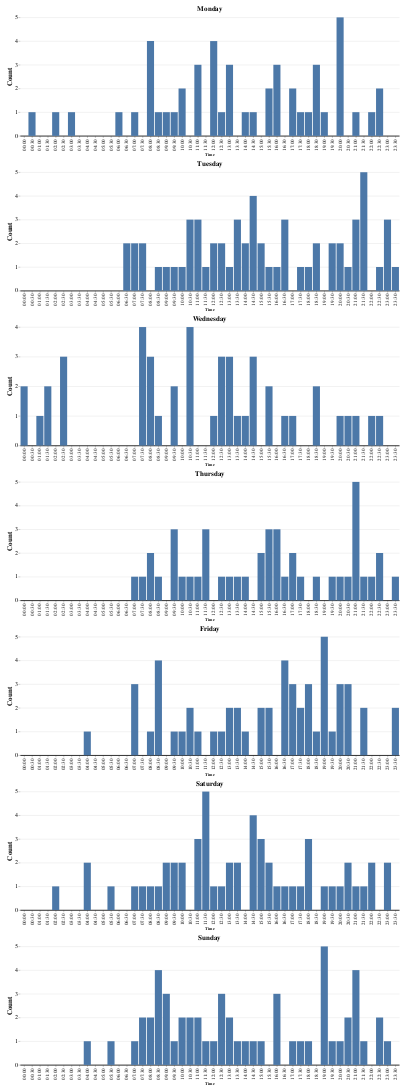

Notebook code cell kept with this figure:
### Code cell
# Group by day
login_datetime_grouped = login_datetime_rounded_df.groupby("DayName")

# Create the charts for each day
charts = {}
for name, group in login_datetime_grouped:
    time_range = pd.date_range(start="00:00", end="23:59", freq="30min").strftime("%H:%M")
    time_df = pd.DataFrame({"Time": time_range})
    group["Time"] = group["Date"].dt.strftime("%H:%M")
    # Concat the time_df and group_time
    group = pd.concat([time_df, group], axis=0).reset_index().drop(columns="index")
    # Count the number of each time
    group = group.value_counts(subset=["Time"]).reset_index()
    # Offset counts by 1
    group["count"] = group["count"] - 1

    # Create the chart
    chart = alt.Chart(group).mark_bar().encode(
        x=alt.X("Time:O", title="Time", axis=alt.Axis(tickCount=48)),
        y=alt.Y("count:Q", title="Count", axis=alt.Axis(tickCount=group["count"].max())),
        tooltip=["count:Q"],
    ).properties(
        title=name
    )
    charts[name] = chart

# Sort the charts by day in week order
charts_list = [charts["Monday"], charts["Tuesday"], charts["Wednesday"], charts["Thursday"], charts["Friday"], charts["Saturday"], charts["Sunday"]]
# Combine the charts
chart = alt.vconcat(*charts_list, spacing=10)

chart = chart.configure(
    padding={"left": 15, "right": 15, "top": 15, "bottom": 15},
    title={"fontSize": 18},
).configure_view(
    stroke=None,
).configure_axisX(
    labelFontSize=13,
    grid=False,  # Remove the grid
    domainWidth=2,  # Set the width of the axis line
    domainColor="#000"  # Set the color of the axis line
).configure_axisY(
    labelFontSize=14,
    titleFontSize=18,
    domain=False,  # Remove the axis line
)

# Save the charts
for name, ch in charts.items():
    ch.save(f"figures/login_times/altair_{name}.html")
    ch.save(f"figures/login_times/altair_{name}.png")
chart.save("figures/login_times/altair_login_times.html")

chart

### Figure 1 — Vega-Lite specification as saved in the notebook (floating-point values rounded to 4 significant figures)
{"config": {"view": {"continuousWidth": 300, "continuousHeight": 300, "stroke": null}, "axisX": {"domainColor": "#000", "domainWidth": 2, "grid": false, "labelFontSize": 13}, "axisY": {"domain": false, "labelFontSize": 14, "titleFontSize": 18}, "padding": {"left": 15, "right": 15, "top": 15, "bottom": 15}, "title": {"fontSize": 18}}, "vconcat": [{"data": {"name": "data-2235c9b7270b4c7fd0dd411ed5408268"}, "mark": {"type": "bar"}, "encoding": {"tooltip": [{"field": "count", "type": "quantitative"}], "x": {"axis": {"tickCount": 48}, "field": "Time", "title": "Time", "type": "ordinal"}, "y": {"axis": {"tickCount": 5.0}, "field": "count", "title": "Count", "type": "quantitative"}}, "title": "Monday"}, {"data": {"name": "data-600a82188aabc0352edb386394585131"}, "mark": {"type": "bar"}, "encoding": {"tooltip": [{"field": "count", "type": "quantitative"}], "x": {"axis": {"tickCount": 48}, "field": "Time", "title": "Time", "type": "ordinal"}, "y": {"axis": {"tickCount": 5.0}, "field": "count", "title": "Count", "type": "quantitative"}}, "title": "Tuesday"}, {"data": {"name": "data-b256bf777ac37296067fe5f8e6731fad"}, "mark": {"type": "bar"}, "encoding": {"tooltip": [{"field": "count", "type": "quantitative"}], "x": {"axis": {"tickCount": 48}, "field": "Time", "title": "Time", "type": "ordinal"}, "y": {"axis": {"tickCount": 4.0}, "field": "count", "title": "Count", "type": "quantitative"}}, "title": "Wednesday"}, {"data": {"name": "data-7848a261bf204ecd7f36a331c8ca2b3d"}, "mark": {"type": "bar"}, "encoding": {"tooltip": [{"field": "count", "type": "quantitative"}], "x": {"axis": {"tickCount": 48}, "field": "Time", "title": "Time", "type": "ordinal"}, "y": {"axis": {"tickCount": 5.0}, "field": "count", "title": "Count", "type": "quantitative"}}, "title": "Thursday"}, {"data": {"name": "data-ccea3d412b1b6fa9dcda685991a14e47"}, "mark": {"type": "bar"}, "encoding": {"tooltip": [{"field": "count", "type": "quantitative"}], "x": {"axis": {"tickCount": 48}, "field": "Time", "title": "Time", "type": "ordinal"}, "y": {"axis": {"tickCount": 5.0}, "field": "count", "title": "Count", "type": "quantitative"}}, "title": "Friday"}, {"data": {"name": "data-ce5cb271a24d66c2c11a5a6128104b8d"}, "mark": {"type": "bar"}, "encoding": {"tooltip": [{"field": "count", "type": "quantitative"}], "x": {"axis": {"tickCount": 48}, "field": "Time", "title": "Time", "type": "ordinal"}, "y": {"axis": {"tickCount": 5.0}, "field": "count", "title": "Count", "type": "quantitative"}}, "title": "Saturday"}, {"data": {"name": "data-6f79a511e7a1d4ea8c47b162c3ec424a"}, "mark": {"type": "bar"}, "encoding": {"tooltip": [{"field": "count", "type": "quantitative"}], "x": {"axis": {"tickCount": 48}, "field": "Time", "title": "Time", "type": "ordinal"}, "y": {"axis": {"tickCount": 5.0}, "field": "count", "title": "Count", "type": "quantitative"}}, "title": "Sunday"}], "spacing": 10, "$schema": "https://vega.github.io/schema/vega-lite/v5.15.1.json", "datasets": {"data-2235c9b7270b4c7fd0dd411ed5408268": [{"Time": "20:00", "count": 5}, {"Time": "12:00", "count": 4}, {"Time": "08:00", "count": 4}, {"Time": "18:30", "count": 3}, {"Time": "13:00", "count": 3}, {"Time": "11:00", "count": 3}, {"Time": "16:00", "count": 3}, {"Time": "22:30", "count": 2}, {"Time": "17:00", "count": 2}, {"Time": "10:00", "count": 2}, {"Time": "15:30", "count": 2}, {"Time": "18:00", "count": 1}, {"Time": "06:00", "count": 1}, {"Time": "14:30", "count": 1}, {"Time": "14:00", "count": 1}, {"Time": "22:00", "count": 1}, {"Time": "03:00", "count": 1}, {"Time": "12:30", "count": 1}, {"Time": "00:30", "count": 1}, {"Time": "17:30", "count": 1}, {"Time": "08:30", "count": 1}, {"Time": "21:00", "count": 1}, {"Time": "09:30", "count": 1}, {"Time": "09:00", "count": 1}, {"Time": "02:00", "count": 1}, {"Time": "07:00", "count": 1}, {"Time": "19:00", "count": 1}, {"Time": "21:30", "count": 0}, {"Time": "20:30", "count": 0}, {"Time": "23:00", "count": 0}, {"Time": "16:30", "count": 0}, {"Time": "19:30", "count": 0}, {"Time": "00:00", "count": 0}, {"Time": "15:00", "count": 0}, {"Time": "13:30", "count": 0}, {"Time": "11:30", "count": 0}, {"Time": "10:30", "count": 0}, {"Time": "07:30", "count": 0}, {"Time": "06:30", "count": 0}, {"Time": "05:30", "count": 0}, {"Time": "05:00", "count": 0}, {"Time": "04:30", "count": 0}, {"Time": "04:00", "count": 0}, {"Time": "03:30", "count": 0}, {"Time": "02:30", "count": 0}, {"Time": "01:30", "count": 0}, {"Time": "01:00", "count": 0}, {"Time": "23:30", "count": 0}], "data-600a82188aabc0352edb386394585131": [{"Time": "21:30", "count": 5}, {"Time": "14:30", "count": 4}, {"Time": "16:30", "count": 3}, {"Time": "23:00", "count": 3}, {"Time": "13:30", "count": 3}, {"Time": "21:00", "count": 3}, {"Time": "11:00", "count": 3}, {"Time": "10:30", "count": 3}, {"Time": "06:30", "count": 2}, {"Time": "14:00", "count": 2}, {"Time": "15:00", "count": 2}, {"Time": "07:30", "count": 2}, {"Time": "07:00", "count": 2}, {"Time": "12:00", "count": 2}, {"Time": "12:30", "count": 2}, {"Time": "18:30", "count": 2}, {"Time": "19:30", "count": 2}, {"Time": "20:00", "count": 2}, {"Time": "17:30", "count": 1}, {"Time": "16:00", "count": 1}, {"Time": "15:30", "count": 1}, {"Time": "18:00", "count": 1}, {"Time": "20:30", "count": 1}, {"Time": "22:30", "count": 1}, {"Time": "13:00", "count": 1}, {"Time": "23:30", "count": 1}, {"Time": "10:00", "count": 1}, {"Time": "09:30", "count": 1}, {"Time": "09:00", "count": 1}, {"Time": "08:30", "count": 1}, {"Time": "11:30", "count": 1}, {"Time": "00:30", "count": 0}, {"Time": "03:30", "count": 0}, {"Time": "01:00", "count": 0}, {"Time": "01:30", "count": 0}, {"Time": "22:00", "count": 0}, {"Time": "02:00", "count": 0}, {"Time": "02:30", "count": 0}, {"Time": "03:00", "count": 0}, {"Time": "04:30", "count": 0}, {"Time": "04:00", "count": 0}, {"Time": "19:00", "count": 0}, {"Time": "05:00", "count": 0}, {"Time": "05:30", "count": 0}, {"Time": "17:00", "count": 0}, {"Time": "06:00", "count": 0}, {"Time": "08:00", "count": 0}, {"Time": "00:00", "count": 0}], "data-b256bf777ac37296067fe5f8e6731fad": [{"Time": "10:30", "count": 4}, {"Time": "07:30", "count": 4}, {"Time": "12:30", "count": 3}, {"Time": "13:00", "count": 3}, {"Time": "08:00", "count": 3}, {"Time": "02:30", "count": 3}, {"Time": "14:30", "count": 3}, {"Time": "09:30", "count": 2}, {"Time": "15:30", "count": 2}, {"Time": "00:00", "count": 2}, {"Time": "18:30", "count": 2}, {"Time": "01:30", "count": 2}, {"Time": "16:30", "count": 1}, {"Time": "20:00", "count": 1}, {"Time": "20:30", "count": 1}, {"Time": "14:00", "count": 1}, {"Time": "21:00", "count": 1}, {"Time": "22:00", "count": 1}, {"Time": "13:30", "count": 1}, {"Time": "22:30", "count": 1}, {"Time": "17:00", "count": 1}, {"Time": "12:00", "count": 1}, {"Time": "01:00", "count": 1}, {"Time": "08:30", "count": 1}, {"Time": "11:00", "count": 0}, {"Time": "18:00", "count": 0}, {"Time": "23:00", "count": 0}, {"Time": "02:00", "count": 0}, {"Time": "21:30", "count": 0}, {"Time": "03:00", "count": 0}, {"Time": "03:30", "count": 0}, {"Time": "04:00", "count": 0}, {"Time": "19:30", "count": 0}, {"Time": "19:00", "count": 0}, {"Time": "04:30", "count": 0}, {"Time": "17:30", "count": 0}, {"Time": "11:30", "count": 0}, {"Time": "05:00", "count": 0}, {"Time": "05:30", "count": 0}, {"Time": "16:00", "count": 0}, {"Time": "06:00", "count": 0}, {"Time": "15:00", "count": 0}, {"Time": "06:30", "count": 0}, {"Time": "07:00", "count": 0}, {"Time": "09:00", "count": 0}, {"Time": "10:00", "count": 0}, {"Time": "00:30", "count": 0}, {"Time": "23:30", "count": 0}], "data-7848a261bf204ecd7f36a331c8ca2b3d": [{"Time": "21:00", "count": 5}, {"Time": "16:00", "count": 3}, {"Time": "15:30", "count": 3}, {"Time": "09:30", "count": 3}, {"Time": "11:30", "count": 3}, {"Time": "15:00", "count": 2}, {"Time": "17:00", "count": 2}, {"Time": "08:00", "count": 2}, {"Time": "22:30", "count": 2}, {"Time": "13:00", "count": 1}, {"Time": "16:30", "count": 1}, {"Time": "13:30", "count": 1}, {"Time": "11:00", "count": 1}, {"Time": "10:30", "count": 1}, {"Time": "10:00", "count": 1}, {"Time": "14:00", "count": 1}, {"Time": "12:30", "count": 1}, {"Time": "23:30", "count": 1}, {"Time": "08:30", "count": 1}, {"Time": "07:00", "count": 1}, {"Time": "17:30", "count": 1}, {"Time": "18:30", "count": 1}, {"Time": "19:30", "count": 1}, {"Time": "20:00", "count": 1}, {"Time": "20:30", "count": 1}, {"Time": "21:30", "count": 1}, {"Time": "22:00", "count": 1}, {"Time": "07:30", "count": 1}, {"Time": "18:00", "count": 0}, {"Time": "19:00", "count": 0}, {"Time": "23:00", "count": 0}, {"Time": "00:00", "count": 0}, {"Time": "14:30", "count": 0}, {"Time": "00:30", "count": 0}, {"Time": "09:00", "count": 0}, {"Time": "06:30", "count": 0}, {"Time": "06:00", "count": 0}, {"Time": "05:30", "count": 0}, {"Time": "05:00", "count": 0}, {"Time": "04:30", "count": 0}, {"Time": "04:00", "count": 0}, {"Time": "03:30", "count": 0}, {"Time": "03:00", "count": 0}, {"Time": "02:30", "count": 0}, {"Time": "02:00", "count": 0}, {"Time": "01:30", "count": 0}, {"Time": "01:00", "count": 0}, {"Time": "12:00", "count": 0}], "data-ccea3d412b1b6fa9dcda685991a14e47": [{"Time": "19:00", "count": 5}, {"Time": "08:30", "count": 4}, {"Time": "16:30", "count": 4}, {"Time": "17:00", "count": 3}, {"Time": "20:30", "count": 3}, {"Time": "20:00", "count": 3}, {"Time": "18:00", "count": 3}, {"Time": "07:00", "count": 3}, {"Time": "15:30", "count": 2}, {"Time": "13:00", "count": 2}, {"Time": "13:30", "count": 2}, {"Time": "15:00", "count": 2}, {"Time": "23:30", "count": 2}, {"Time": "10:30", "count": 2}, {"Time": "17:30", "count": 2}, {"Time": "21:30", "count": 2}, {"Time": "14:00", "count": 1}, {"Time": "18:30", "count": 1}, {"Time": "19:30", "count": 1}, {"Time": "12:30", "count": 1}, {"Time": "11:00", "count": 1}, {"Time": "12:00", "count": 1}, {"Time": "10:00", "count": 1}, {"Time": "04:00", "count": 1}, {"Time": "09:30", "count": 1}, {"Time": "08:00", "count": 1}, {"Time": "23:00", "count": 0}, {"Time": "22:30", "count": 0}, {"Time": "22:00", "count": 0}, {"Time": "01:00", "count": 0}, {"Time": "21:00", "count": 0}, {"Time": "01:30", "count": 0}, {"Time": "02:00", "count": 0}, {"Time": "02:30", "count": 0}, {"Time": "03:00", "count": 0}, {"Time": "03:30", "count": 0}, {"Time": "04:30", "count": 0}, {"Time": "11:30", "count": 0}, {"Time": "05:00", "count": 0}, {"Time": "05:30", "count": 0}, {"Time": "16:00", "count": 0}, {"Time": "06:00", "count": 0}, {"Time": "06:30", "count": 0}, {"Time": "14:30", "count": 0}, {"Time": "07:30", "count": 0}, {"Time": "09:00", "count": 0}, {"Time": "00:30", "count": 0}, {"Time": "00:00", "count": 0}], "data-ce5cb271a24d66c2c11a5a6128104b8d": [{"Time": "11:30", "count": 5}, {"Time": "14:30", "count": 4}, {"Time": "11:00", "count": 3}, {"Time": "18:00", "count": 3}, {"Time": "15:00", "count": 3}, {"Time": "20:30", "count": 2}, {"Time": "13:30", "count": 2}, {"Time": "10:00", "count": 2}, {"Time": "13:00", "count": 2}, {"Time": "09:00", "count": 2}, {"Time": "09:30", "count": 2}, {"Time": "04:00", "count": 2}, {"Time": "22:00", "count": 2}, {"Time": "15:30", "count": 2}, {"Time": "23:00", "count": 2}, {"Time": "17:30", "count": 1}, {"Time": "12:30", "count": 1}, {"Time": "16:00", "count": 1}, {"Time": "12:00", "count": 1}, {"Time": "08:30", "count": 1}, {"Time": "17:00", "count": 1}, {"Time": "08:00", "count": 1}, {"Time": "07:30", "count": 1}, {"Time": "07:00", "count": 1}, {"Time": "19:00", "count": 1}, {"Time": "19:30", "count": 1}, {"Time": "05:30", "count": 1}, {"Time": "20:00", "count": 1}, {"Time": "21:00", "count": 1}, {"Time": "21:30", "count": 1}, {"Time": "02:00", "count": 1}, {"Time": "16:30", "count": 1}, {"Time": "18:30", "count": 0}, {"Time": "22:30", "count": 0}, {"Time": "00:00", "count": 0}, {"Time": "14:00", "count": 0}, {"Time": "00:30", "count": 0}, {"Time": "10:30", "count": 0}, {"Time": "06:30", "count": 0}, {"Time": "06:00", "count": 0}, {"Time": "05:00", "count": 0}, {"Time": "04:30", "count": 0}, {"Time": "03:30", "count": 0}, {"Time": "03:00", "count": 0}, {"Time": "02:30", "count": 0}, {"Time": "01:30", "count": 0}, {"Time": "01:00", "count": 0}, {"Time": "23:30", "count": 0}], "data-6f79a511e7a1d4ea8c47b162c3ec424a": [{"Time": "19:00", "count": 5}, {"Time": "21:00", "count": 4}, {"Time": "08:30", "count": 4}, {"Time": "16:00", "count": 3}, {"Time": "12:30", "count": 3}, {"Time": "09:00", "count": 3}, {"Time": "13:00", "count": 2}, {"Time": "11:00", "count": 2}, {"Time": "10:30", "count": 2}, {"Time": "10:00", "count": 2}, {"Time": "07:30", "count": 2}, {"Time": "08:00", "count": 2}, {"Time": "20:30", "count": 2}, {"Time": "22:30", "count": 2}, {"Time": "05:30", "count": 1}, {"Time": "11:30", "count": 1}, {"Time": "17:30", "count": 1}, {"Time": "15:00", "count": 1}, {"Time": "14:30", "count": 1}, {"Time": "14:00", "count": 1}, {"Time": "13:30", "count": 1}, {"Time": "23:00", "count": 1}, {"Time": "18:00", "count": 1}, {"Time": "12:00", "count": 1}, {"Time": "21:30", "count": 1}, {"Time": "09:30", "count": 1}, {"Time": "04:00", "count": 1}, {"Time": "20:00", "count": 1}, {"Time": "17:00", "count": 1}, {"Time": "19:30", "count": 1}, {"Time": "07:00", "count": 1}, {"Time": "18:30", "count": 0}, {"Time": "22:00", "count": 0}, {"Time": "00:00", "count": 0}, {"Time": "16:30", "count": 0}, {"Time": "15:30", "count": 0}, {"Time": "00:30", "count": 0}, {"Time": "06:30", "count": 0}, {"Time": "06:00", "count": 0}, {"Time": "05:00", "count": 0}, {"Time": "04:30", "count": 0}, {"Time": "03:30", "count": 0}, {"Time": "03:00", "count": 0}, {"Time": "02:30", "count": 0}, {"Time": "02:00", "count": 0}, {"Time": "01:30", "count": 0}, {"Time": "01:00", "count": 0}, {"Time": "23:30", "count": 0}]}}
